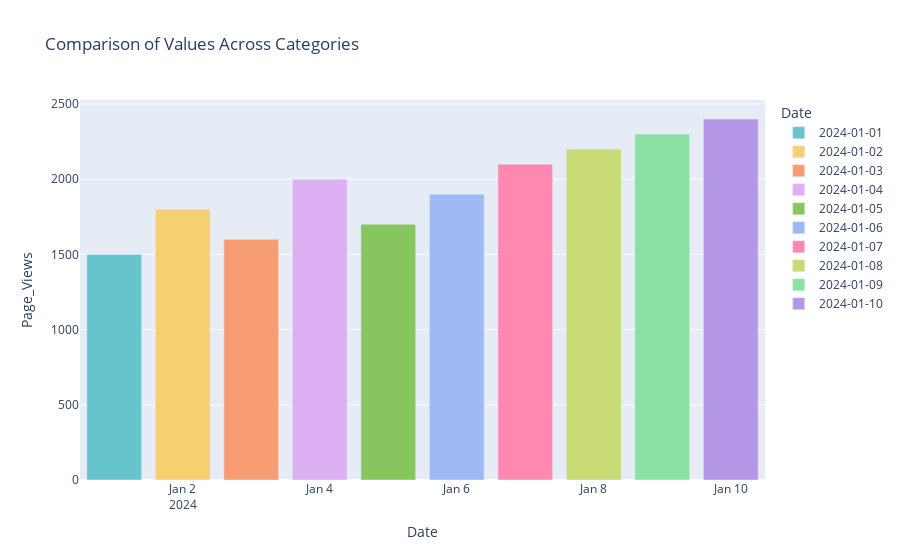

The notebook cell this image was saved under:
### Code cell
generate("data5.csv")

### Figure 1 — Plotly figure (JSON) as saved in the notebook; plotly's stock layout.template omitted (floating-point values rounded to 4 significant figures)
{"data": [{"alignmentgroup": "True", "hovertemplate": "Category: %{x}<br>Value: %{y}", "legendgroup": "2024-01-01", "marker": {"color": "rgb(102, 197, 204)", "pattern": {"shape": ""}}, "name": "2024-01-01", "offsetgroup": "2024-01-01", "orientation": "v", "showlegend": true, "textposition": "auto", "type": "bar", "x": ["2024-01-01"], "xaxis": "x", "y": [1500], "yaxis": "y"}, {"alignmentgroup": "True", "hovertemplate": "Category: %{x}<br>Value: %{y}", "legendgroup": "2024-01-02", "marker": {"color": "rgb(246, 207, 113)", "pattern": {"shape": ""}}, "name": "2024-01-02", "offsetgroup": "2024-01-02", "orientation": "v", "showlegend": true, "textposition": "auto", "type": "bar", "x": ["2024-01-02"], "xaxis": "x", "y": [1800], "yaxis": "y"}, {"alignmentgroup": "True", "hovertemplate": "Category: %{x}<br>Value: %{y}", "legendgroup": "2024-01-03", "marker": {"color": "rgb(248, 156, 116)", "pattern": {"shape": ""}}, "name": "2024-01-03", "offsetgroup": "2024-01-03", "orientation": "v", "showlegend": true, "textposition": "auto", "type": "bar", "x": ["2024-01-03"], "xaxis": "x", "y": [1600], "yaxis": "y"}, {"alignmentgroup": "True", "hovertemplate": "Category: %{x}<br>Value: %{y}", "legendgroup": "2024-01-04", "marker": {"color": "rgb(220, 176, 242)", "pattern": {"shape": ""}}, "name": "2024-01-04", "offsetgroup": "2024-01-04", "orientation": "v", "showlegend": true, "textposition": "auto", "type": "bar", "x": ["2024-01-04"], "xaxis": "x", "y": [2000], "yaxis": "y"}, {"alignmentgroup": "True", "hovertemplate": "Category: %{x}<br>Value: %{y}", "legendgroup": "2024-01-05", "marker": {"color": "rgb(135, 197, 95)", "pattern": {"shape": ""}}, "name": "2024-01-05", "offsetgroup": "2024-01-05", "orientation": "v", "showlegend": true, "textposition": "auto", "type": "bar", "x": ["2024-01-05"], "xaxis": "x", "y": [1700], "yaxis": "y"}, {"alignmentgroup": "True", "hovertemplate": "Category: %{x}<br>Value: %{y}", "legendgroup": "2024-01-06", "marker": {"color": "rgb(158, 185, 243)", "pattern": {"shape": ""}}, "name": "2024-01-06", "offsetgroup": "2024-01-06", "orientation": "v", "showlegend": true, "textposition": "auto", "type": "bar", "x": ["2024-01-06"], "xaxis": "x", "y": [1900], "yaxis": "y"}, {"alignmentgroup": "True", "hovertemplate": "Category: %{x}<br>Value: %{y}", "legendgroup": "2024-01-07", "marker": {"color": "rgb(254, 136, 177)", "pattern": {"shape": ""}}, "name": "2024-01-07", "offsetgroup": "2024-01-07", "orientation": "v", "showlegend": true, "textposition": "auto", "type": "bar", "x": ["2024-01-07"], "xaxis": "x", "y": [2100], "yaxis": "y"}, {"alignmentgroup": "True", "hovertemplate": "Category: %{x}<br>Value: %{y}", "legendgroup": "2024-01-08", "marker": {"color": "rgb(201, 219, 116)", "pattern": {"shape": ""}}, "name": "2024-01-08", "offsetgroup": "2024-01-08", "orientation": "v", "showlegend": true, "textposition": "auto", "type": "bar", "x": ["2024-01-08"], "xaxis": "x", "y": [2200], "yaxis": "y"}, {"alignmentgroup": "True", "hovertemplate": "Category: %{x}<br>Value: %{y}", "legendgroup": "2024-01-09", "marker": {"color": "rgb(139, 224, 164)", "pattern": {"shape": ""}}, "name": "2024-01-09", "offsetgroup": "2024-01-09", "orientation": "v", "showlegend": true, "textposition": "auto", "type": "bar", "x": ["2024-01-09"], "xaxis": "x", "y": [2300], "yaxis": "y"}, {"alignmentgroup": "True", "hovertemplate": "Category: %{x}<br>Value: %{y}", "legendgroup": "2024-01-10", "marker": {"color": "rgb(180, 151, 231)", "pattern": {"shape": ""}}, "name": "2024-01-10", "offsetgroup": "2024-01-10", "orientation": "v", "showlegend": true, "textposition": "auto", "type": "bar", "x": ["2024-01-10"], "xaxis": "x", "y": [2400], "yaxis": "y"}], "layout": {"barmode": "relative", "legend": {"title": {"text": "Date"}, "tracegroupgap": 0}, "title": {"text": "Comparison of Values Across Categories"}, "xaxis": {"anchor": "y", "categoryarray": ["2024-01-01", "2024-01-02", "2024-01-03", "2024-01-04", "2024-01-05", "2024-01-06", "2024-01-07", "2024-01-08", "2024-01-09", "2024-01-10"], "categoryorder": "array", "domain": [0, 1], "title": {"text": "Date"}}, "yaxis": {"anchor": "x", "domain": [0, 1], "title": {"text": "Page_Views"}}}}
